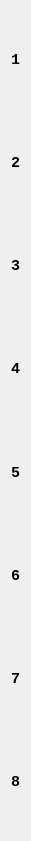
   <widget class="QWidget" name="verticalLayoutWidget">
    <property name="geometry">
     <rect>
      <x>920</x>
      <y>100</y>
      <width>31</width>
      <height>841</height>
     </rect>
    </property>
    <property name="font">
     <font>
      <family>Consolas</family>
      <pointsize>11</pointsize>
      <weight>75</weight>
      <bold>true</bold>
     </font>
    </property>
    <layout class="QVBoxLayout" name="verticalCoordinate_rignt">
     <item>
      <widget class="QLabel" name="label_17">
       <property name="font">
        <font>
         <family>Consolas</family>
         <pointsize>11</pointsize>
         <weight>75</weight>
         <bold>true</bold>
        </font>
       </property>
       <property name="text">
        <string>1</string>
       </property>
       <property name="alignment">
        <set>Qt::AlignCenter</set>
       </property>
      </widget>
     </item>
     <item>
      <widget class="QLabel" name="label_18">
       <property name="font">
        <font>
         <family>Consolas</family>
         <pointsize>11</pointsize>
         <weight>75</weight>
         <bold>true</bold>
        </font>
       </property>
       <property name="text">
        <string>2</string>
       </property>
       <property name="alignment">
        <set>Qt::AlignCenter</set>
       </property>
      </widget>
     </item>
     <item>
      <widget class="QLabel" name="label_19">
       <property name="font">
        <font>
         <family>Consolas</family>
         <pointsize>11</pointsize>
         <weight>75</weight>
         <bold>true</bold>
        </font>
       </property>
       <property name="text">
        <string>3</string>
       </property>
       <property name="alignment">
        <set>Qt::AlignCenter</set>
       </property>
      </widget>
     </item>
     <item>
      <widget class="QLabel" name="label_20">
       <property name="font">
        <font>
         <family>Consolas</family>
         <pointsize>11</pointsize>
         <weight>75</weight>
         <bold>true</bold>
        </font>
       </property>
       <property name="text">
        <string>4</string>
       </property>
       <property name="alignment">
        <set>Qt::AlignCenter</set>
       </property>
      </widget>
     </item>
     <item>
      <widget class="QLabel" name="label_21">
       <property name="font">
        <font>
         <family>Consolas</family>
         <pointsize>11</pointsize>
         <weight>75</weight>
         <bold>true</bold>
        </font>
       </property>
       <property name="text">
        <string>5</string>
       </property>
       <property name="alignment">
        <set>Qt::AlignCenter</set>
       </property>
      </widget>
     </item>
     <item>
      <widget class="QLabel" name="label_22">
       <property name="font">
        <font>
         <family>Consolas</family>
         <pointsize>11</pointsize>
         <weight>75</weight>
         <bold>true</bold>
        </font>
       </property>
       <property name="text">
        <string>6</string>
       </property>
       <property name="alignment">
        <set>Qt::AlignCenter</set>
       </property>
      </widget>
     </item>
     <item>
      <widget class="QLabel" name="label_23">
       <property name="font">
        <font>
         <family>Consolas</family>
         <pointsize>11</pointsize>
         <weight>75</weight>
         <bold>true</bold>
        </font>
       </property>
       <property name="text">
        <string>7</string>
       </property>
       <property name="alignment">
        <set>Qt::AlignCenter</set>
       </property>
      </widget>
     </item>
     <item>
      <widget class="QLabel" name="label_24">
       <property name="font">
        <font>
         <family>Consolas</family>
         <pointsize>11</pointsize>
         <weight>75</weight>
         <bold>true</bold>
        </font>
       </property>
       <property name="text">
        <string>8</string>
       </property>
       <property name="alignment">
        <set>Qt::AlignCenter</set>
       </property>
      </widget>
     </item>
    </layout>
   </widget>
